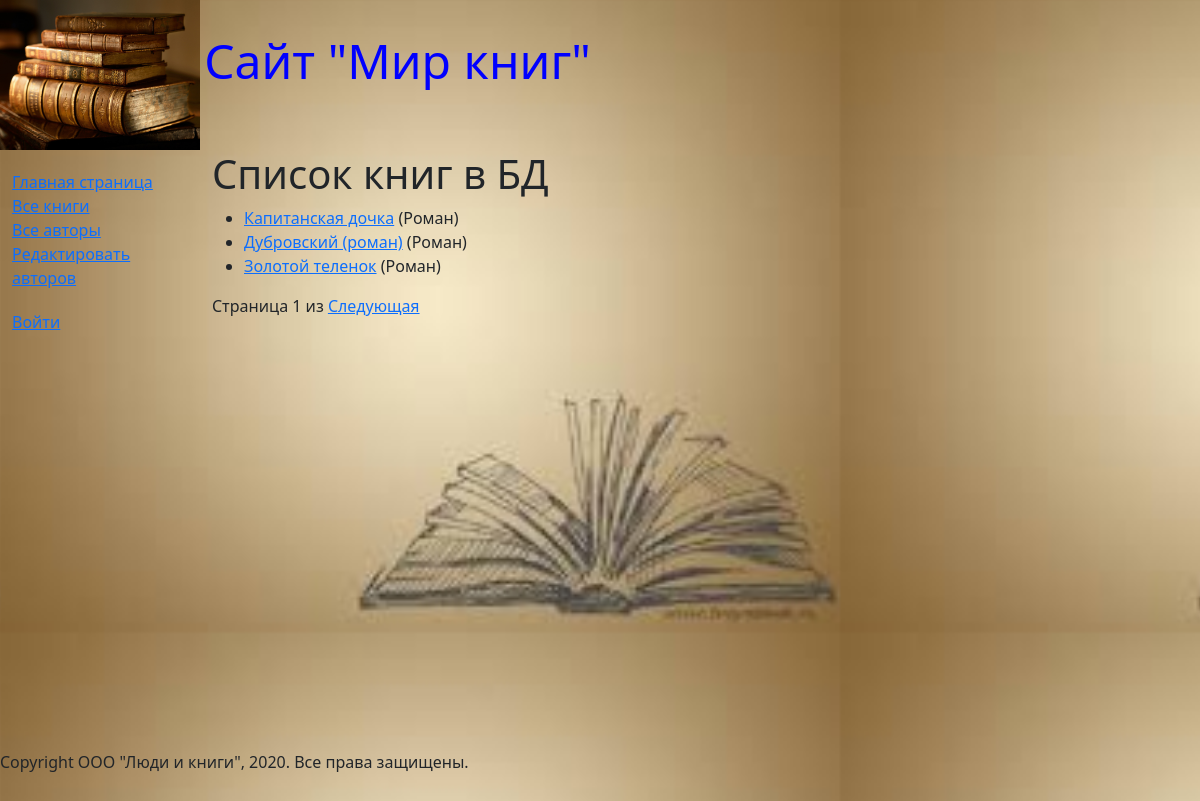
The page /books/ on the database its author committed.
### catalog/models.py (models this page shows, shortened)
class Book(models.Model):
    objects = None
    title = models.CharField(max_length=200, help_text="Введите название книги", verbose_name="Название книги")
    genre = models.ForeignKey('Genre', on_delete=models.CASCADE, help_text="Выберите жанр книги",
                              verbose_name="Жанр книги", null=True)
    language = models.ForeignKey('Language', on_delete=models.CASCADE, help_text="Выберите язык книги",
                                 verbose_name="Язык книги", null=True)
    author = models.ManyToManyField('Author', help_text="Выберите автора книги",
                                    verbose_name="Автор книги")
    summary = models.TextField(max_length=1000, help_text="Введите краткое описание книги",
                               verbose_name="Аннотация книги")
    isbn = models.CharField(max_length=13, help_text="Должно содержать 13 символов", verbose_name="ISBN книги")
    def display_author(self):
        return ', '.join([author.last_name for author in self.author.all()])
    display_author.short_description = 'Авторы'
    def get_absolute_url(self):
        return reverse('book-detail', args=[str(self.id)])

class Genre(models.Model):
    name = models.CharField(max_length=200, help_text="Введите жанр книги:", verbose_name="Жанр книги")
    def __str__(self):
        return self.name

### catalog/views.py (the view)
# urls.py: re_path(r'^books/$', views.BookListViews.as_view(), name='books'),
class BookListViews(generic.ListView):
    model = Book
    paginate_by = 3

### templates/catalog/book_list.html
{% extends 'base_generic.html' %}
{% load static %}
{% block content %}
<h1>Список книг в БД</h1>
{% if book_list %}
<ul>
    {% for book in book_list %}
    <li>
        <a href="{{ book.get_absolute_url }}">{{ book.title }}</a>
        ({{ book.genre }})
    </li>
    {% endfor %}
</ul>
{% else %}
<p>В базе данных нет книг!</p>
{% endif %}
{% endblock content %}

### static/css/style.css (style rules this page uses)
html, body, .wrapper { height: 100%; }

### rows shown on the page
Book: title "Капитанская дочка", genre "Роман"
Book: title "Дубровский (роман)", genre "Роман"
Book: title "Золотой теленок", genre "Роман"

### other values the page prints
{{ page_obj.number }} "1"
